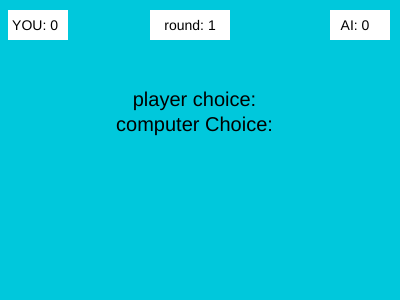
Frame 1 (no input)
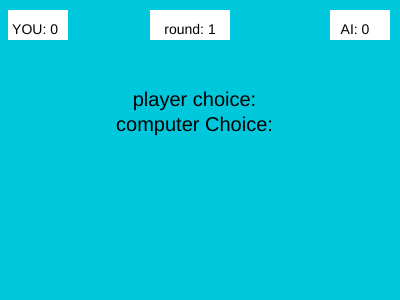
Frame 60 (no input)
Frame 120 (the mouse pressed at the canvas centre since frame 60): identical to frame 60, image omitted

The p5.js sketch that drew these frames (run headless with seeded random() and noise() and a simulated clock; from frame 60 on, the mouse is pressed at the canvas centre):

// p5.js sketch
// ── sketch.js
let playerChoice = " "
let computerChoice = " "

let oppentScore = 0
let playerScore = 0

let roundnum = 1;

let state = " ";

function preload() {

    // play choice buttons
    button1 = createButton('rock')
    button1.position(20, 400)

    button2 = createButton('paper')
    button2.position(165, 400)

    button3 = createButton('scissors')
    button3.position(300, 400)

}

function setup() {
    createCanvas(400, 300)

    noStroke()
}

function draw() {
  background(0, 200, 220);

  playScene()


}

function playScene() {

    // scoreing and rounds
    textSize(14)
    textAlign(CENTER);
    textStyle(NORMAL)

    // stats
    rect(150, 10, 80, 30)
    text("round: " + roundnum, 190, 30)

    rect(8, 10, 60, 30)
    text("YOU: " + playerScore, 35, 30)

    rect(330, 10, 60, 30)
    text("AI: " + oppentScore, 355, 30)
	
  	// setup buttons
    button1.mousePressed(case1);
    button2.mousePressed(case2);
    button3.mousePressed(case3);

    textSize(20)
	    
	textAlign(CENTER, CENTER);

    text("player choice: " + playerChoice, 200, 100)
    text("computer Choice: " + computerChoice, 200, 125)
    text(state, 200, 150)


}

// button function
function case1() {
  playerChoice = 'rock'

  computerChoose()
  compare()
  roundnum ++
}

function case2() {
  playerChoice = 'paper'

  computerChoose()
  compare()
  roundnum ++
}

function case3() {
  playerChoice = 'scissors'

  computerChoose()
  compare()
  roundnum ++
}


function computerChoose() {
  computerChoice = floor(random(1, 4))

  if(computerChoice === 1) {
    computerChoice = "rock"
  }
  if(computerChoice === 2) {
    computerChoice = "paper"
  }
  if(computerChoice === 3) {
    computerChoice = "scissors"
  }

  return computerChoice

}

function compare(){
  if(playerChoice === computerChoice){
    state = "it's a tie"
  }

  // all the winning  cases
  if(playerChoice === "rock" && computerChoice === "scissors"){
    state = "you win"
    playerScore++
  }
  if(playerChoice === "paper" && computerChoice === "rock"){
    state = "you win"
    playerScore++
  }
  if(playerChoice === "scissors" && computerChoice === "paper"){
    state = "you win"
    playerScore++
  }


  // all the losing cases
	if(computerChoice === "rock" && playerChoice === "scissors"){
    state = "you lose"
    oppentScore++
  }
  if(computerChoice === "paper" && playerChoice === "rock"){
    state = "you lose"
    oppentScore++
  }
  if(computerChoice === "scissors" && playerChoice === "paper"){
    state = "you lose"
    oppentScore++
  }

}

// ── style-1.css
html, body, button{
  margin: 0 atuo;
  padding: 0;
}
canvas {
  display: block;
}
